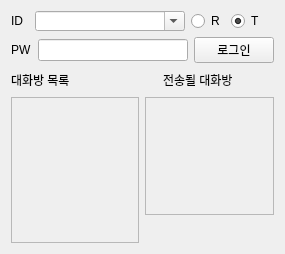
<?xml version="1.0" encoding="UTF-8"?>
<ui version="4.0">
 <class>Form</class>
 <widget class="QWidget" name="Form">
  <property name="geometry">
   <rect>
    <x>0</x>
    <y>0</y>
    <width>283</width>
    <height>254</height>
   </rect>
  </property>
  <property name="windowTitle">
   <string>Form</string>
  </property>
  <layout class="QVBoxLayout" name="verticalLayout_2">
   <item>
    <layout class="QHBoxLayout" name="horizontalLayout_8">
     <item>
      <layout class="QHBoxLayout" name="horizontalLayout">
       <item>
        <widget class="QLabel" name="label_4">
         <property name="maximumSize">
          <size>
           <width>18</width>
           <height>16777215</height>
          </size>
         </property>
         <property name="text">
          <string>ID  </string>
         </property>
        </widget>
       </item>
       <item>
        <widget class="QComboBox" name="comboBox_inputID">
         <property name="minimumSize">
          <size>
           <width>150</width>
           <height>20</height>
          </size>
         </property>
         <property name="editable">
          <bool>true</bool>
         </property>
         <property name="insertPolicy">
          <enum>QComboBox::InsertAfterCurrent</enum>
         </property>
        </widget>
       </item>
      </layout>
     </item>
     <item>
      <widget class="QRadioButton" name="radioButton_real">
       <property name="text">
        <string>R</string>
       </property>
      </widget>
     </item>
     <item>
      <widget class="QRadioButton" name="radioButton_test">
       <property name="text">
        <string>T</string>
       </property>
       <property name="checked">
        <bool>true</bool>
       </property>
      </widget>
     </item>
     <item>
      <spacer name="horizontalSpacer_5">
       <property name="orientation">
        <enum>Qt::Horizontal</enum>
       </property>
       <property name="sizeHint" stdset="0">
        <size>
         <width>40</width>
         <height>20</height>
        </size>
       </property>
      </spacer>
     </item>
    </layout>
   </item>
   <item>
    <layout class="QHBoxLayout" name="horizontalLayout_7">
     <item>
      <layout class="QHBoxLayout" name="horizontalLayout_2">
       <item>
        <widget class="QLabel" name="label_5">
         <property name="text">
          <string>PW</string>
         </property>
        </widget>
       </item>
       <item>
        <widget class="QLineEdit" name="lineEdit_inputPW">
         <property name="sizePolicy">
          <sizepolicy hsizetype="Preferred" vsizetype="Fixed">
           <horstretch>0</horstretch>
           <verstretch>0</verstretch>
          </sizepolicy>
         </property>
         <property name="minimumSize">
          <size>
           <width>150</width>
           <height>20</height>
          </size>
         </property>
         <property name="echoMode">
          <enum>QLineEdit::Password</enum>
         </property>
        </widget>
       </item>
      </layout>
     </item>
     <item>
      <widget class="QPushButton" name="pushButton_login">
       <property name="text">
        <string>로그인</string>
       </property>
      </widget>
     </item>
     <item>
      <spacer name="horizontalSpacer_3">
       <property name="orientation">
        <enum>Qt::Horizontal</enum>
       </property>
       <property name="sizeHint" stdset="0">
        <size>
         <width>40</width>
         <height>20</height>
        </size>
       </property>
      </spacer>
     </item>
    </layout>
   </item>
   <item>
    <layout class="QHBoxLayout" name="horizontalLayout_4">
     <item>
      <widget class="QLabel" name="label_7">
       <property name="text">
        <string>대화방 목록</string>
       </property>
      </widget>
     </item>
     <item>
      <widget class="QPushButton" name="pushButton">
       <property name="text">
        <string/>
       </property>
       <property name="icon">
        <iconset resource="teamup.qrc">
         <normaloff>:/icon/icons/if_ic_refresh_48px_352439.ico</normaloff>:/icon/icons/if_ic_refresh_48px_352439.ico</iconset>
       </property>
       <property name="flat">
        <bool>true</bool>
       </property>
      </widget>
     </item>
     <item>
      <spacer name="horizontalSpacer">
       <property name="orientation">
        <enum>Qt::Horizontal</enum>
       </property>
       <property name="sizeHint" stdset="0">
        <size>
         <width>40</width>
         <height>20</height>
        </size>
       </property>
      </spacer>
     </item>
     <item>
      <widget class="QLabel" name="label">
       <property name="text">
        <string>전송될 대화방</string>
       </property>
      </widget>
     </item>
     <item>
      <spacer name="horizontalSpacer_2">
       <property name="orientation">
        <enum>Qt::Horizontal</enum>
       </property>
       <property name="sizeHint" stdset="0">
        <size>
         <width>40</width>
         <height>20</height>
        </size>
       </property>
      </spacer>
     </item>
    </layout>
   </item>
   <item>
    <layout class="QHBoxLayout" name="horizontalLayout_5">
     <item>
      <widget class="QListWidget" name="listWidget_roomlist">
       <property name="enabled">
        <bool>false</bool>
       </property>
      </widget>
     </item>
     <item>
      <layout class="QVBoxLayout" name="verticalLayout">
       <item>
        <widget class="QListWidget" name="listWidget_roomlist_2">
         <property name="enabled">
          <bool>false</bool>
         </property>
        </widget>
       </item>
       <item>
        <layout class="QHBoxLayout" name="horizontalLayout_3">
         <item>
          <widget class="QPushButton" name="pushButton_2">
           <property name="text">
            <string/>
           </property>
           <property name="icon">
            <iconset resource="teamup.qrc">
             <normaloff>:/icon/icons/if_Rounded-06_2024632.ico</normaloff>:/icon/icons/if_Rounded-06_2024632.ico</iconset>
           </property>
           <property name="iconSize">
            <size>
             <width>50</width>
             <height>50</height>
            </size>
           </property>
           <property name="flat">
            <bool>true</bool>
           </property>
          </widget>
         </item>
         <item>
          <widget class="QPushButton" name="pushButton_3">
           <property name="text">
            <string/>
           </property>
           <property name="icon">
            <iconset resource="teamup.qrc">
             <normaloff>:/icon/icons/Option.png</normaloff>:/icon/icons/Option.png</iconset>
           </property>
           <property name="iconSize">
            <size>
             <width>50</width>
             <height>50</height>
            </size>
           </property>
           <property name="flat">
            <bool>true</bool>
           </property>
          </widget>
         </item>
        </layout>
       </item>
      </layout>
     </item>
    </layout>
   </item>
  </layout>
 </widget>
 <resources>
  <include location="teamup.qrc"/>
 </resources>
 <connections/>
</ui>
